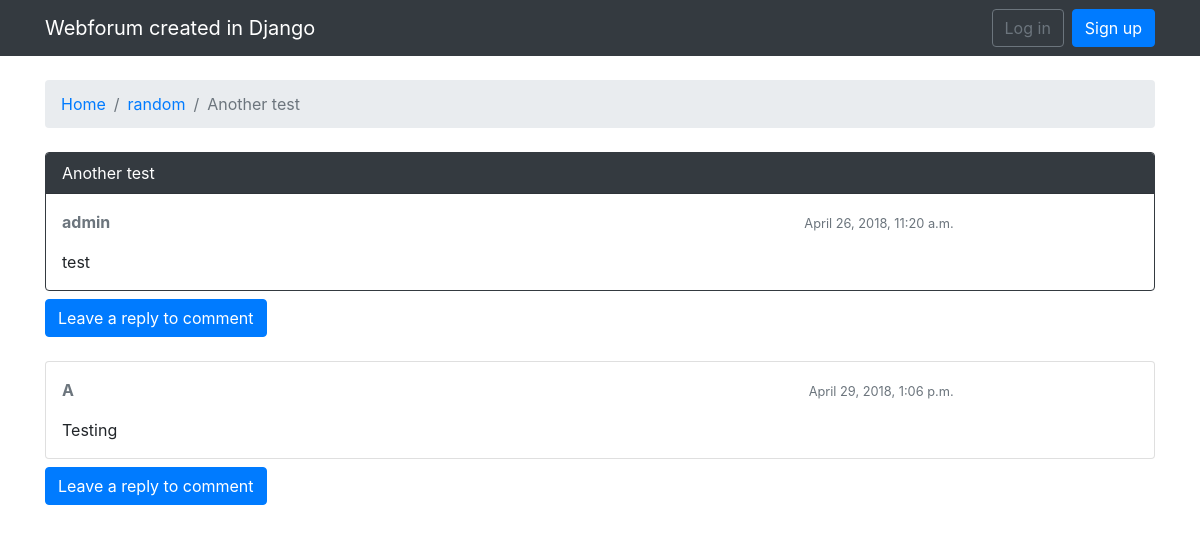
/boards/3/topics/3, run on the app's committed database.
### boards/models.py (models this page shows, shortened)
class Topic(models.Model):
    subject = models.CharField(max_length=255)
    last_updated = models.DateTimeField(auto_now_add=True)
    board = models.ForeignKey(Board, on_delete=models.CASCADE, related_name='topics')
    starter = models.ForeignKey(User, on_delete=models.DO_NOTHING, related_name='topics')

class Board(models.Model):
    name = models.CharField(max_length=30, unique=True)
    description = models.CharField(max_length=100)

class Post(models.Model):
    message = models.TextField(max_length=4000)
    topic = models.ForeignKey(Topic, on_delete=models.CASCADE, related_name='posts')
    created_at = models.DateTimeField(auto_now_add=True)
    updated_at = models.DateTimeField(null=True)
    created_by = models.ForeignKey(User, on_delete=models.DO_NOTHING, related_name='posts')
    updated_by = models.ForeignKey(User, on_delete=models.DO_NOTHING, null=True, related_name='+')

### boards/views.py (the view)
# urls.py: path('boards/<int:pk>/topics/<int:topic_pk>', views.topic_posts, name='topic_posts'),
def topic_posts(request, pk, topic_pk):
    topic = get_object_or_404(Topic, board__pk=pk, pk=topic_pk)
    topic.save()
    return render(request, 'topic_posts.html', {'topic': topic})

### boards/templates/topic_posts.html (shortened to what this page needs)
{% extends 'base.html' %}
{% load static %}
{% block breadcrumb %}
  <li class="breadcrumb-item"><a href="{% url 'home' %}">Home</a></li>
  <li class="breadcrumb-item"><a href="{% url 'board_topics' topic.board.pk %}">{{ topic.board.name }}</a></li>
  <li class="breadcrumb-item active">{{ topic.subject }}</li>
{% endblock %}
{% block content %}
  {% for post in topic.posts.all %}
    <div class="card mb-2 {% if forloop.first %}border-dark{% endif %}">
      {% if forloop.first %}
        <div class="card-header text-white bg-dark py-2 px-3">{{ topic.subject }}</div>
      {% endif %}
      <div class="card-body p-3">
        <div class="row">
          <div class="col-10">
            <div class="row mb-3">
              <div class="col-6">
                <strong class="text-muted">{{ post.created_by.username }}</strong>
              </div>
              <div class="col-6 text-right">
                <small class="text-muted">{{ post.created_at }}</small>
              </div>
            </div>
            {{ post.message }}
          </div>
        </div>
      </div>
    </div>
    {% if post.created_by != user %}
      <div class="mb-4">
        <a href="{% url 'reply_topic' topic.board.pk topic.pk %}" class="btn btn-primary" role="button">Leave a reply to comment</a>
      </div>
    {% endif %}
  {% endfor %}
{% endblock %}

### data on the page
Topic: board.name "random", subject "Another test"
Post: created_by.username "admin", created_at "April 26, 2018, 11:20 a.m.", message "test", shows "Leave a reply to comment"
Post: created_by.username "A", created_at "April 29, 2018, 1:06 p.m.", message "Testing", shows "Leave a reply to comment"
